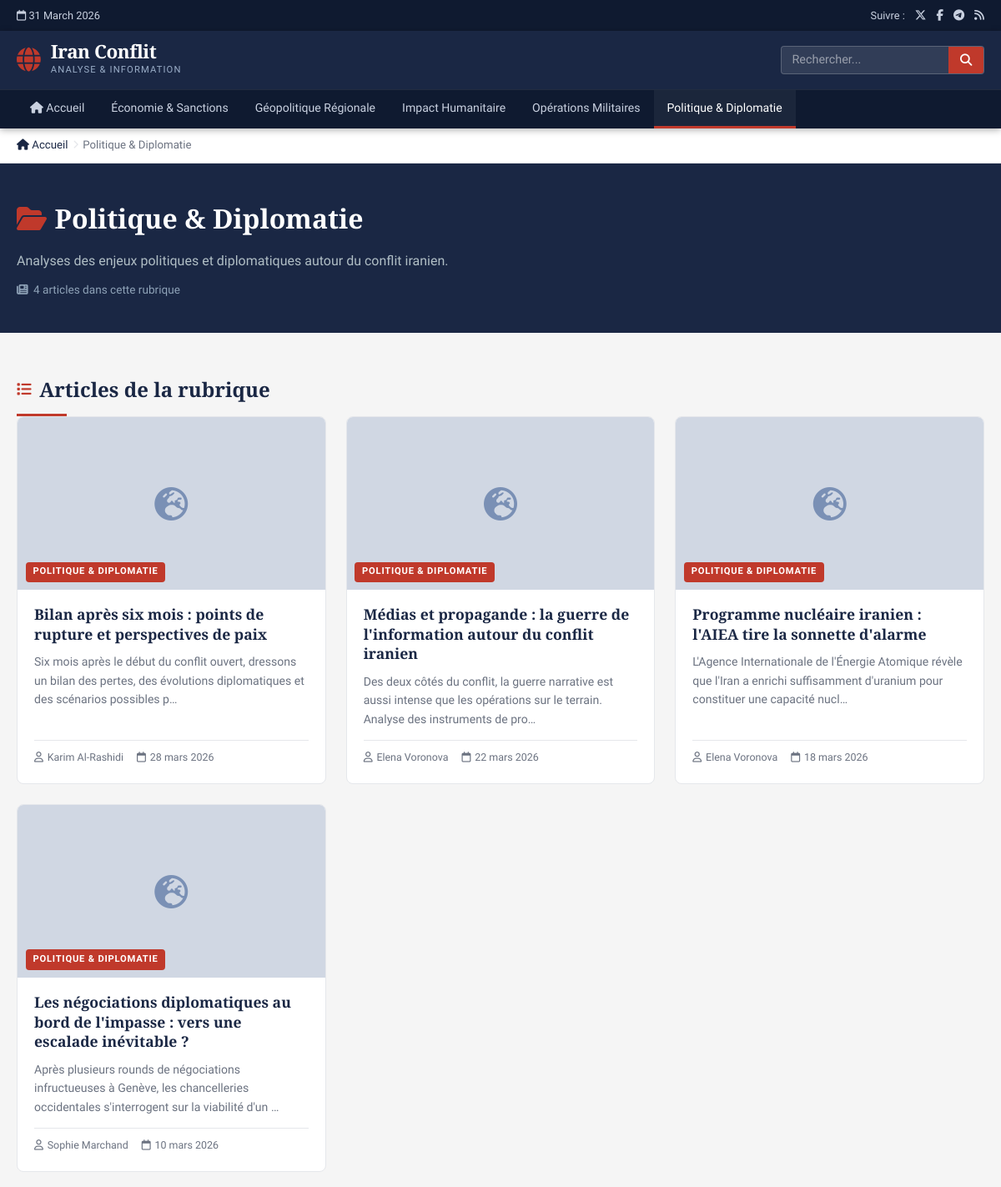
/frontoffice/public/category.php?slug=politique-diplomatie (upper part), run on an earlier commit of the app's database.
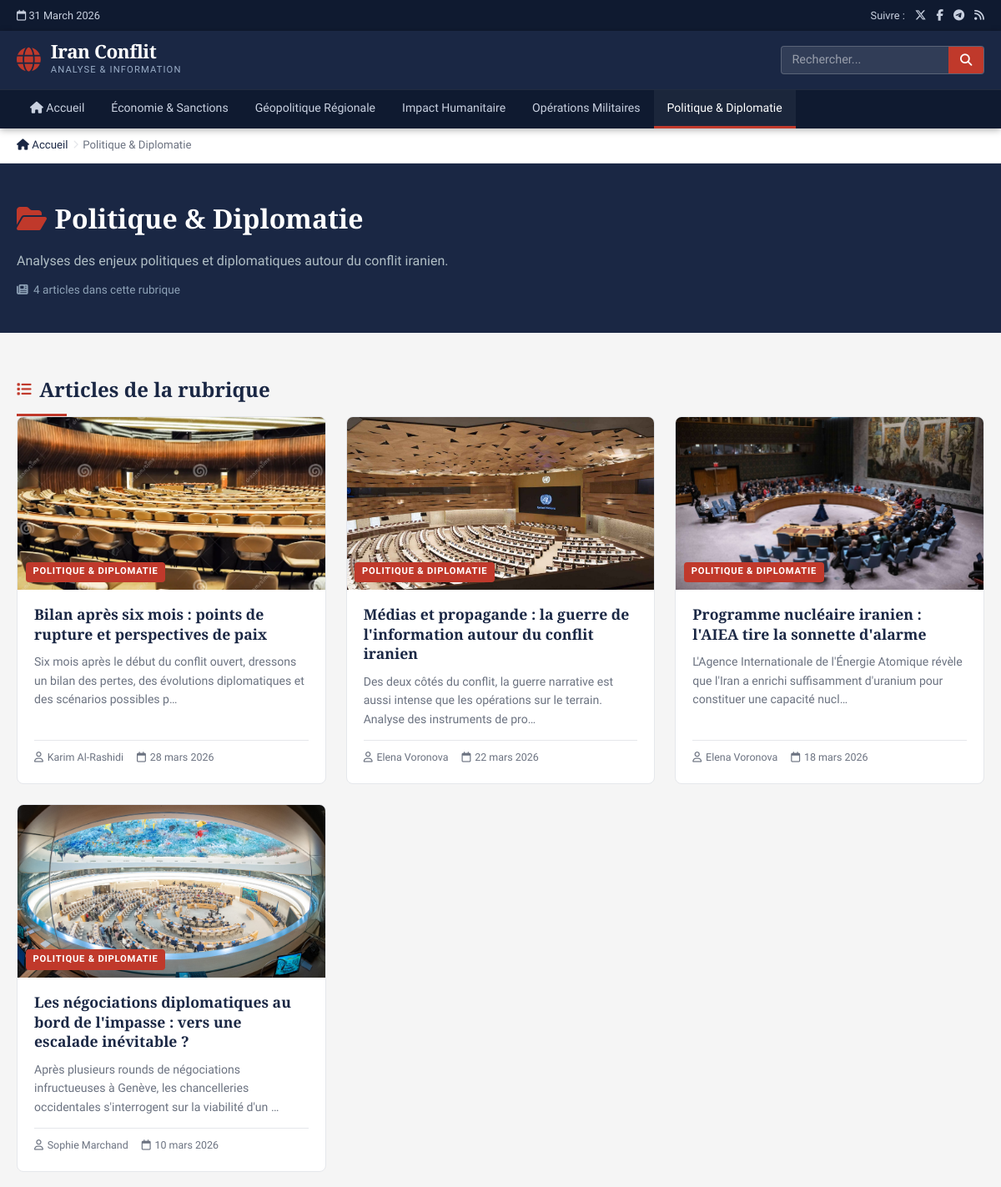
And on a later commit of the database.
### tables this page shows
CREATE TABLE IF NOT EXISTS articles
(
    id           INT UNSIGNED AUTO_INCREMENT PRIMARY KEY,
    title        VARCHAR(255) NOT NULL,
    slug         VARCHAR(270) NOT NULL UNIQUE,
    summary      TEXT         NOT NULL,
    content      LONGTEXT     NOT NULL,
    image        VARCHAR(255),
    image_alt    VARCHAR(255),
    author_id    INT UNSIGNED,
    category_id  INT UNSIGNED,
    is_published TINYINT(1) DEFAULT 1,
    published_at DATETIME   DEFAULT CURRENT_TIMESTAMP,
    updated_at   DATETIME   DEFAULT CURRENT_TIMESTAMP ON UPDATE CURRENT_TIMESTAMP,
    FOREIGN KEY (author_id) REFERENCES authors (id) ON DELETE SET NULL,
    FOREIGN KEY (category_id) REFERENCES categories (id) ON DELETE SET NULL,
    INDEX        idx_slug(slug),
    INDEX        idx_category(category_id),
    INDEX        idx_published(is_published, published_at)
);

CREATE TABLE IF NOT EXISTS categories
(
    id          INT UNSIGNED AUTO_INCREMENT PRIMARY KEY,
    name        VARCHAR(100) NOT NULL,
    slug        VARCHAR(110) NOT NULL UNIQUE,
    description TEXT,
    created_at  DATETIME DEFAULT CURRENT_TIMESTAMP
);

CREATE TABLE IF NOT EXISTS authors
(
    id         INT UNSIGNED AUTO_INCREMENT PRIMARY KEY,
    name       VARCHAR(150) NOT NULL,
    bio        TEXT,
    avatar     VARCHAR(255),
    created_at DATETIME DEFAULT CURRENT_TIMESTAMP
);

### frontoffice/includes/functions.php (called while the page is built, shortened)
<?php
function siteUrl(string $path = ''): string {
    $base = $_ENV['SITE_URL'] ?? getenv('SITE_URL') ?: 'http://localhost:8080';
    return rtrim($base, '/') . '/' . ltrim($path, '/');
}
function truncate(string $text, int $length = 160): string {
    $text = strip_tags($text);
    if (mb_strlen($text) <= $length) return $text;
    return mb_substr($text, 0, $length) . '…';
}
function formatDate(string $date, string $format = 'd F Y'): string {
    $dt = new DateTime($date);
    $months = [
        1 => 'janvier', 2 => 'février', 3 => 'mars', 4 => 'avril',
        5 => 'mai', 6 => 'juin', 7 => 'juillet', 8 => 'août',
        9 => 'septembre', 10 => 'octobre', 11 => 'novembre', 12 => 'décembre'
    ];
    $day   = $dt->format('d');
    $month = $months[(int)$dt->format('n')];
    $year  = $dt->format('Y');
    return "$day $month $year";
}
function h(string $str): string {
    return htmlspecialchars($str, ENT_QUOTES, 'UTF-8');
}
function getArticlesByCategory(string $slug, int $limit = 9): array {
    $db   = getDB();
    $stmt = $db->prepare("
        SELECT a.id, a.title, a.slug, a.summary, a.image, a.image_alt, a.published_at,
               c.name AS category_name, c.slug AS category_slug,
               au.name AS author_name
        FROM articles a
        LEFT JOIN categories c  ON a.category_id = c.id
        LEFT JOIN authors    au ON a.author_id    = au.id
        WHERE c.slug = :slug AND a.is_published = 1
        ORDER BY a.published_at DESC
        LIMIT :limit
    ");
    $stmt->bindValue(':slug', $slug);
    $stmt->bindValue(':limit', $limit, PDO::PARAM_INT);
    $stmt->execute();
    return $stmt->fetchAll();
}
function getCategoryBySlug(string $slug): ?array {
    $db   = getDB();
    $stmt = $db->prepare("SELECT * FROM categories WHERE slug = :slug");
    $stmt->execute([':slug' => $slug]);
    return $stmt->fetch() ?: null;
}
function getAllCategories(): array {
    $db = getDB();
    return $db->query("SELECT * FROM categories ORDER BY name")->fetchAll();
}

### frontoffice/public/category.php (the view, shortened to what the changed rows need)
<?php
require_once __DIR__ . '/../includes/functions.php';
$slug     = $_GET['slug'] ?? '';
$category = $slug ? getCategoryBySlug($slug) : null;
    ?>
    <?php
$articles   = getArticlesByCategory($slug);
require_once __DIR__ . '/../includes/header.php';
?>
<section class="category-hero" aria-labelledby="category-title">
    <div class="container">
        <h1 id="category-title" class="category-hero__title">
            <i class="fa-solid fa-folder-open"></i> <?= h($category['name']) ?>
        </h1>
    </div>
</section>
<section class="section" aria-labelledby="articles-heading">
    <div class="container">
        <h2 id="articles-heading" class="section-title">
            <i class="fa-solid fa-list"></i> Articles de la rubrique
        </h2>
        <?php if (empty($articles)): ?>
        <p class="empty-state">
            <i class="fa-solid fa-circle-info"></i> Aucun article dans cette catégorie pour le moment.
        </p>
        <?php else: ?>
        <div class="articles-grid">
            <?php foreach ($articles as $article): ?>
            <article class="article-card" itemscope itemtype="https://schema.org/NewsArticle">
                <div class="article-card__img-wrap">
                    <?php if ($article['image']): ?>
                    <img src="<?= h($article['image']) ?>"
                         alt="<?= h($article['image_alt'] ?? $article['title']) ?>"
                         class="article-card__img" loading="lazy" itemprop="image">
                    <?php else: ?>
                    <div class="article-card__img-placeholder" aria-hidden="true">
                        <i class="fa-solid fa-globe-europe"></i>
                    </div>
                    <?php endif; ?>
                    <span class="article-card__category"><?= h($category['name']) ?></span>
                </div>
                <div class="article-card__body">
                    <h2 class="article-card__title" itemprop="headline">
                        <a href="<?= siteUrl('article/' . h($article['slug'])) ?>" itemprop="url">
                            <?= h($article['title']) ?>
                        </a>
                    </h2>
                    <p class="article-card__summary" itemprop="description">
                        <?= h(truncate($article['summary'], 130)) ?>
                    </p>
                    <footer class="article-card__footer">
                        <span class="article-card__author" itemprop="author">
                            <i class="fa-regular fa-user"></i> <?= h($article['author_name'] ?? 'Rédaction') ?>
                        </span>
                        <time class="article-card__date" datetime="<?= h($article['published_at']) ?>" itemprop="datePublished">
                            <i class="fa-regular fa-calendar"></i> <?= formatDate($article['published_at']) ?>
                        </time>
                    </footer>
                </div>
            </article>
            <?php endforeach; ?>
        </div>
        <?php endif; ?>
    </div>
</section>
<?php require_once __DIR__ . '/../includes/footer.php'; ?>

What changed in the data, as far as the page shows it:
changed articles "Bilan après six mois : points de rupture et perspectives de paix": image: picture added
changed articles "Médias et propagande : la guerre de l'information autour du conflit iranien": image: picture added
changed articles "Programme nucléaire iranien : l'AIEA tire la sonnette d'alarme": image: picture added
changed articles "10 mars 2026": image: picture added
